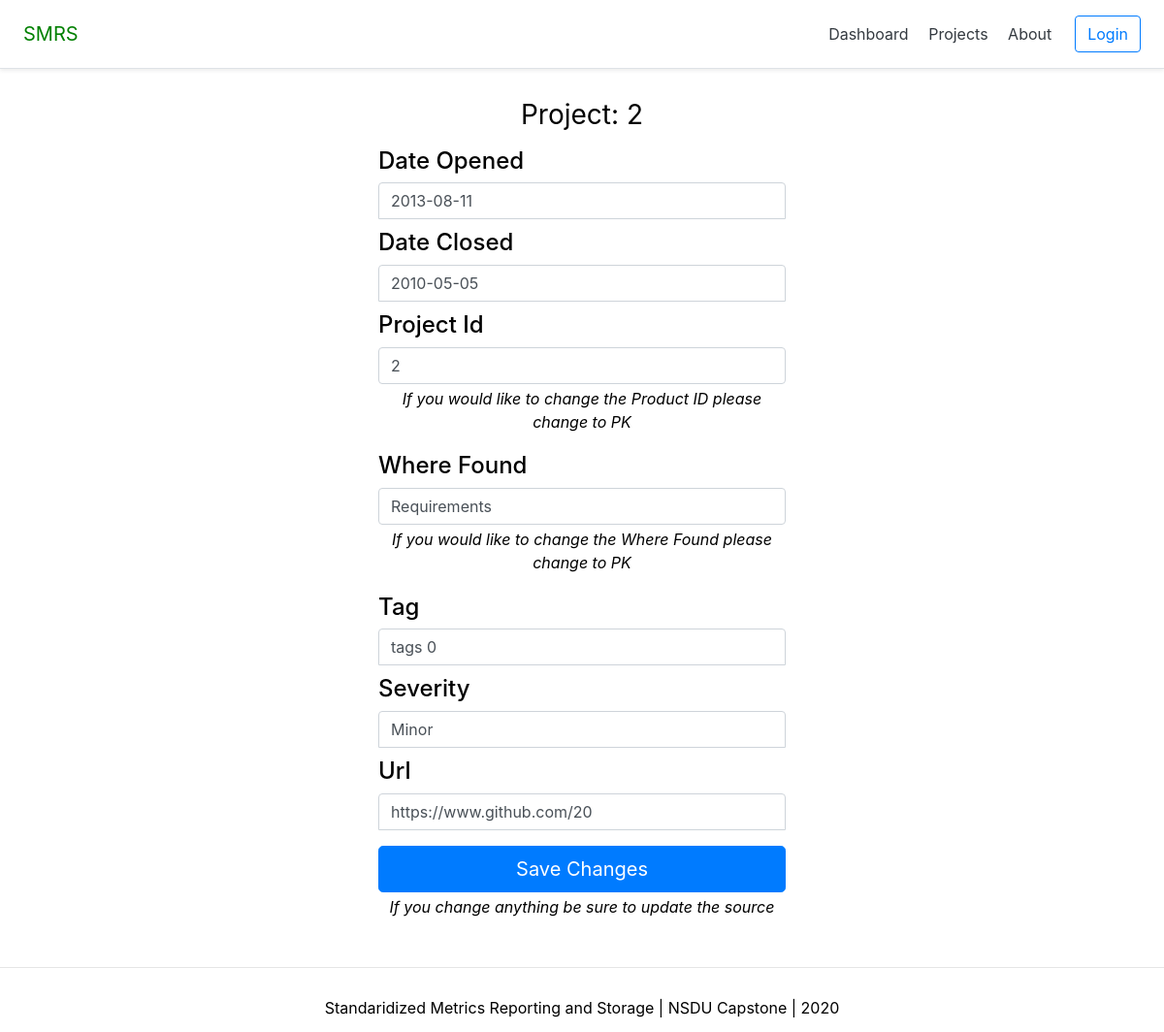
The app's page /dashboard/review/1 with its own data.
### restAPI/models.py (models this page shows, shortened)
class Project (models.Model):
    name                    = models.CharField(max_length=25)
    productOwner            = models.ForeignKey(model.Account, null = True, blank = True, on_delete=models.CASCADE)
    teamID                  = models.ForeignKey(model.Team, on_delete=models.CASCADE)
    projectNumber           = models.IntegerField()
    def __str__(self):
        return self.name

class Review (models.Model):
    dateOpened              = models.DateField(auto_now=False, auto_now_add=False)
    dateClosed              = models.DateField(blank=True, null=True)
    projectID               = models.ForeignKey(Project, on_delete=models.CASCADE)
    whereFound              = models.ForeignKey(PhaseType, on_delete=models.CASCADE)
    tag                     = models.CharField(max_length=50, unique=True)
    severity                = models.CharField(choices=MajorMinorChoices,max_length=25)
    url                     = models.URLField(max_length=200, unique=True)

class PhaseType (models.Model):
    phase_type               = models.CharField(max_length=25)
    def __str__(self):
        return self.phase_type

### dashboard/views.py (the view)
# urls.py: path('review/<int:pk>', review_view, name='reviewDetail'),
def review_view(request, pk):
    context= {}
    user = request.user
    currentReview = Review.objects.filter(pk = pk).first()
    project = Project.objects.filter(pk = currentReview.projectID.pk).first()
    if request.POST:
        if not user.is_authenticated:
            return redirect("account:login")
        form = ReviewForm(request.POST)
        if form.is_valid():
            form.initial = {
                "dateOpened": request.POST["dateOpened"],
                "dateClosed": request.POST["dateClosed"],
                "projectID" : request.POST["projectID"],
                "whereFound": request.POST["whereFound"],
                "tag"       : request.POST["tag"],
                "severity"  : request.POST["severity"],
                "url"       : request.POST["url"]
            }
            if project.productOwner == user or user.is_admin:
                form.save()
                context["success_message"] = "Updated"
            else:
                context["success_message"] = "Must be Product Owner or Admin"
    else:
        form = ReviewForm(
             initial = {
                "dateOpened": currentReview.dateOpened,
                "dateClosed": currentReview.dateClosed,
                "projectID" : currentReview.projectID,
                "whereFound": currentReview.whereFound,
                "tag"       : currentReview.tag,
                "severity"  : currentReview.severity,
                "url"       : currentReview.url,
             }
        )
    context['form'] = form
    return render(request, "dashboard/review_detail.html", context)

### dashboard/forms.py
class ReviewForm(forms.ModelForm):
    dateClosed = forms.DateField(required=False)
    class Meta:
        model = Review
        fields = ('dateOpened','dateClosed','projectID','whereFound','tag','severity','url')

### dashboard/templates/dashboard/review_detail.html (shortened to what this page needs)
{% extends 'base.html' %}
{% load static %}
{% block content %}
<head>
<link rel="stylesheet" href="{% static 'css/details.css' %}">
</head>
<div class="container">
    <div class="row">
    <div class="col-sm-2"></div>
        <div class="col-sm-8">
        <form class="form-signin" method="post">{% csrf_token %}
            <h1 class="h3 mb-3 font-weight-normal">Project: {{form.initial.projectID}}</h1>
            <h3 class="h4">Date Opened</h3>
            <input type="text" name="dateOpened"  class="form-control" placeholder="Date Opened" required autofocus value = "{{form.initial.dateOpened|date:'Y-m-d' }}">
            <h3 class="h4">Date Closed</h3>
            <input type="text" name="dateClosed"  class="form-control" placeholder="Date Closed" value = "{{form.initial.dateClosed|date:'Y-m-d' }}">
            {% for field in form %}
                {% if field.name == "projectID" %}
                <h3 class="h4">Project Id</h3>
                <input list="projectID" name="projectID"   class="form-control" placeholder="Project ID"  required value = "{{form.initial.projectID}}" >
                {% endif %}
            {% endfor %}
            <p class="info"> If you would like to change the Product ID please change to PK</p>
            {% for field in form %}
                {% if field.name == "whereFound" %}
                <h3 class="h4">Where Found</h3>
                <input list="whereFound" name="whereFound"  class="form-control" placeholder="Where Found" required value = "{{form.initial.whereFound}}">
                {% endif %}
            {% endfor %}
            <p class="info"> If you would like to change the Where Found please change to PK</p>
            <h3 class="h4">Tag</h3>
            <input type="text" name="tag" class="form-control" placeholder="Tag" required value = "{{form.initial.tag}}">
            <h3 class="h4">Severity</h3>
            <input type="text" name="severity" class="form-control" placeholder="Severity" required value = "{{form.initial.severity}}">
            <h3 class="h4">Url</h3>
            <input type="text"  name="url"  class="form-control" placeholder="URL" required value = "{{form.initial.url}}">
            <button class="btn btn-lg btn-primary btn-block" type="submit">Save Changes</button>
                <p class="info"> If you change anything be sure to update the source</p>
            </form>
        </div>
    <div class="col-sm-2"></div>
    </div>
</div>
{% endblock content %}

### dashboard/static/css/master.css (style rules this page uses)
.info { text-align: center; }

### dashboard/static/css/lightMode.css (style rules this page uses)
body { background: white; color:black; }

### dashboard/static/css/details.css (style rules this page uses)
.info { border-radius: .4em; padding:.2em; font-style: italic; }

### account/templates/snippets/formCss.html (style rules this page uses)
.form-signin { width: 100%; max-width: 450px; padding: 15px; margin: auto; }
.form-signin input[type="text"] { margin-bottom: 10px; border-bottom-right-radius: 0; border-bottom-left-radius: 0; }
.h3 { text-align: center; }

### records on screen
Project: initial.projectID "2", projectID "2"
Review: dateOpened "2013-08-11", dateClosed "2010-05-05", tag "tags 0", severity "Minor", url "https://www.github.com/20"
PhaseType: whereFound "Requirements"
